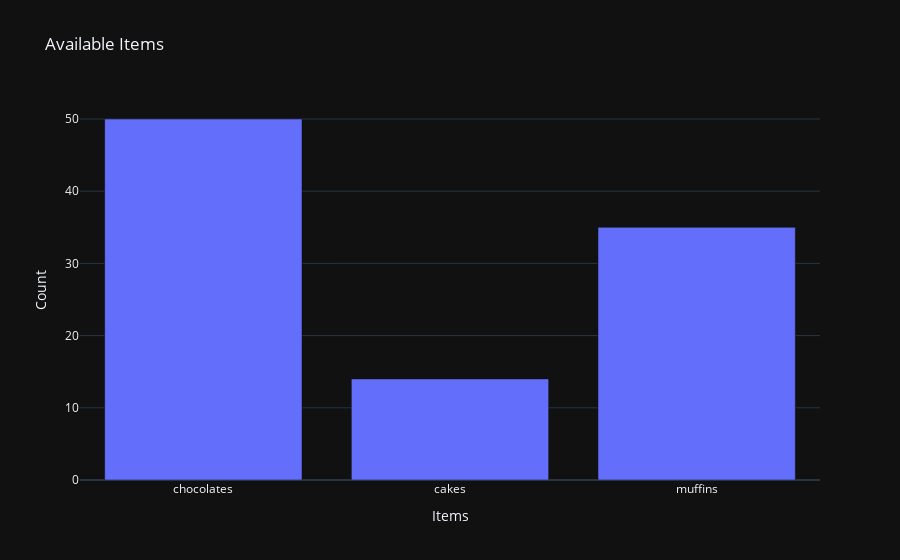

Write notebook code for a chart like this one.
### Code cell
# Displaying Available items in bar chart
items = ['chocolates', 'cakes', 'muffins']
availability = [50, 14, 35]
data = [
    go.Bar(
        x=items,
        y=availability
    )
]
layout = go.Layout(
    title='Available Items',
    xaxis=dict(title='Items'),
    yaxis=dict(title='Count')
)
figure = go.Figure(data=data, layout=layout)
offline.iplot(figure)

### Figure 1 — Plotly figure (JSON) as saved in the notebook; plotly's stock layout.template omitted (floating-point values rounded to 4 significant figures)
{"data": [{"x": ["chocolates", "cakes", "muffins"], "y": [50, 14, 35], "type": "bar"}], "layout": {"title": {"text": "Available Items"}, "xaxis": {"title": {"text": "Items"}}, "yaxis": {"title": {"text": "Count"}}}}
